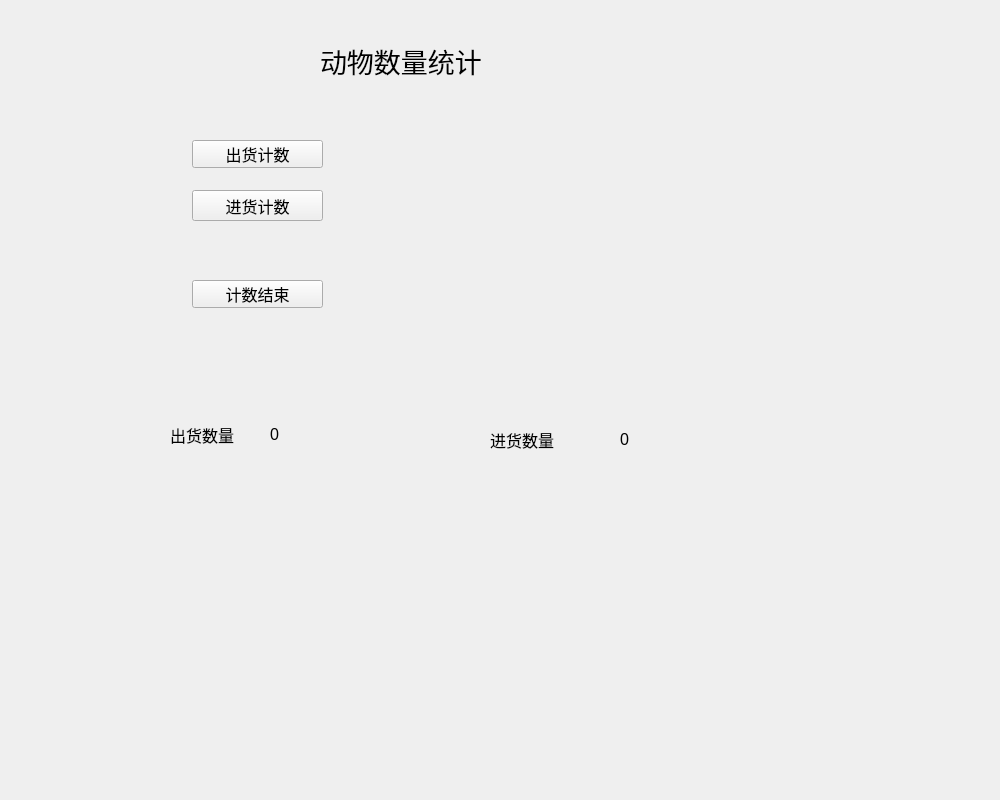
<?xml version="1.0" encoding="UTF-8"?>
<ui version="4.0">
 <class>takenumberForm</class>
 <widget class="QWidget" name="takenumberForm">
  <property name="geometry">
   <rect>
    <x>0</x>
    <y>0</y>
    <width>1000</width>
    <height>800</height>
   </rect>
  </property>
  <property name="windowTitle">
   <string>Form</string>
  </property>
  <widget class="QTextBrowser" name="showUid">
   <property name="geometry">
    <rect>
     <x>390</x>
     <y>110</y>
     <width>271</width>
     <height>251</height>
    </rect>
   </property>
   <property name="font">
    <font>
     <pointsize>12</pointsize>
    </font>
   </property>
   <property name="styleSheet">
    <string notr="true">QTextBrowser { background-color:rgb(255,132,139,0);border-radius:3px;color:rgb(0,0,0);}</string>
   </property>
  </widget>
  <widget class="QLabel" name="innum">
   <property name="geometry">
    <rect>
     <x>620</x>
     <y>424</y>
     <width>72</width>
     <height>31</height>
    </rect>
   </property>
   <property name="font">
    <font>
     <pointsize>12</pointsize>
    </font>
   </property>
   <property name="text">
    <string>0</string>
   </property>
  </widget>
  <widget class="QPushButton" name="outCount">
   <property name="geometry">
    <rect>
     <x>192</x>
     <y>140</y>
     <width>131</width>
     <height>28</height>
    </rect>
   </property>
   <property name="font">
    <font>
     <pointsize>12</pointsize>
    </font>
   </property>
   <property name="text">
    <string>出货计数</string>
   </property>
  </widget>
  <widget class="QPushButton" name="finishCount">
   <property name="geometry">
    <rect>
     <x>192</x>
     <y>280</y>
     <width>131</width>
     <height>28</height>
    </rect>
   </property>
   <property name="font">
    <font>
     <pointsize>12</pointsize>
    </font>
   </property>
   <property name="text">
    <string>计数结束</string>
   </property>
  </widget>
  <widget class="QLabel" name="outnum">
   <property name="geometry">
    <rect>
     <x>270</x>
     <y>414</y>
     <width>72</width>
     <height>41</height>
    </rect>
   </property>
   <property name="font">
    <font>
     <pointsize>12</pointsize>
    </font>
   </property>
   <property name="text">
    <string>0</string>
   </property>
  </widget>
  <widget class="QPushButton" name="inCount">
   <property name="geometry">
    <rect>
     <x>192</x>
     <y>190</y>
     <width>131</width>
     <height>31</height>
    </rect>
   </property>
   <property name="font">
    <font>
     <pointsize>12</pointsize>
    </font>
   </property>
   <property name="text">
    <string>进货计数</string>
   </property>
  </widget>
  <widget class="QLabel" name="label">
   <property name="geometry">
    <rect>
     <x>170</x>
     <y>414</y>
     <width>72</width>
     <height>41</height>
    </rect>
   </property>
   <property name="font">
    <font>
     <pointsize>12</pointsize>
    </font>
   </property>
   <property name="text">
    <string>出货数量</string>
   </property>
  </widget>
  <widget class="QLabel" name="title">
   <property name="geometry">
    <rect>
     <x>320</x>
     <y>30</y>
     <width>251</width>
     <height>61</height>
    </rect>
   </property>
   <property name="font">
    <font>
     <pointsize>20</pointsize>
    </font>
   </property>
   <property name="text">
    <string>动物数量统计</string>
   </property>
  </widget>
  <widget class="QLabel" name="label_2">
   <property name="geometry">
    <rect>
     <x>490</x>
     <y>424</y>
     <width>72</width>
     <height>31</height>
    </rect>
   </property>
   <property name="font">
    <font>
     <pointsize>12</pointsize>
    </font>
   </property>
   <property name="text">
    <string>进货数量</string>
   </property>
  </widget>
  <widget class="QLabel" name="label_3">
   <property name="geometry">
    <rect>
     <x>0</x>
     <y>0</y>
     <width>1000</width>
     <height>800</height>
    </rect>
   </property>
   <property name="styleSheet">
    <string notr="true">background-image: url(:/image/计数.jpg);</string>
   </property>
   <property name="text">
    <string/>
   </property>
  </widget>
  <zorder>label_3</zorder>
  <zorder>showUid</zorder>
  <zorder>innum</zorder>
  <zorder>outCount</zorder>
  <zorder>finishCount</zorder>
  <zorder>outnum</zorder>
  <zorder>inCount</zorder>
  <zorder>label</zorder>
  <zorder>title</zorder>
  <zorder>label_2</zorder>
 </widget>
 <resources/>
 <connections/>
</ui>
